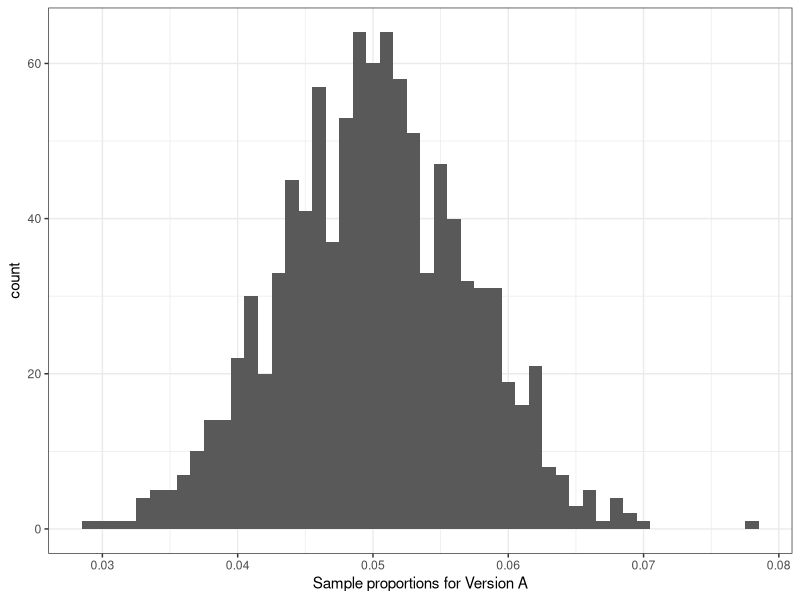
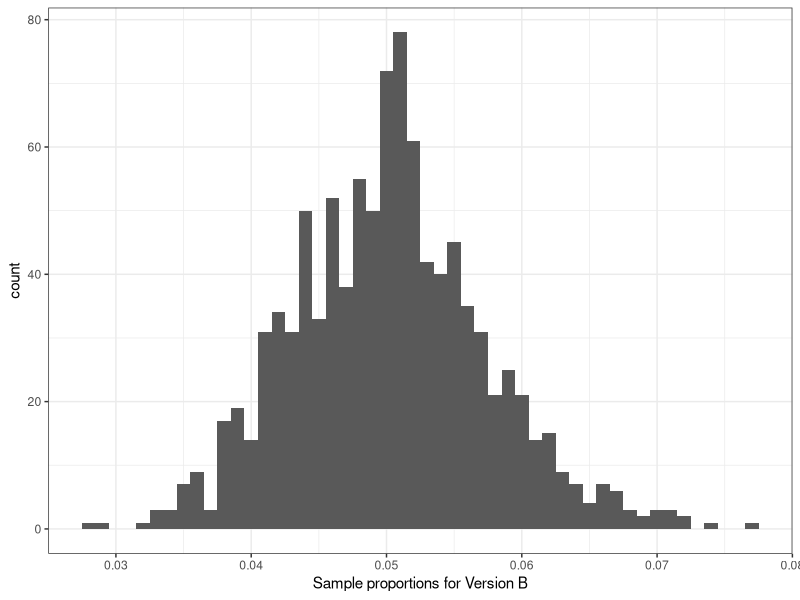

These figures' R source, in order:
## ---- chunk 1
knitr::opts_chunk$set(echo = TRUE)
## ---- chunk 2
library("tidyverse")
## ---- chunk 3
true_a <- 0.05
true_b <- 0.05
n_a <- 1000
n_b <- 1000
## ---- chunk 4
samp_a <- rbinom(n=1,size=n_a, prob=true_a)
samp_b <- rbinom(n=1,size=n_b,prob=true_b)#size is the number of times you run the process, the number of visitors to the webpage
#prob is the probability
#n
## ---- chunk 5
samp_a/n_a
## ---- chunk 6

## ---- chunk 7
m <- 1000
samp_a <- rbinom(n=m,size=n_a, prob=true_a)
samp_b <- rbinom(n=m,size=n_b,prob=true_b)
## ---- chunk 8
head(samp_a)
## ---- chunk 9
head(samp_b)
## ---- chunk 10
plot_data <- as_tibble(list(samp_a = samp_a/n_a, samp_b = samp_b/n_b))
plot_data %>% ggplot(aes(x = samp_a)) +
  geom_histogram(binwidth = .001) +
  xlab('Sample proportions for Version A') +
  theme_bw()
## ---- chunk 11
plot_data %>% ggplot(aes(x = samp_b)) +
  geom_histogram(binwidth = .001) +
  xlab('Sample proportions for Version B') +
  theme_bw()
## ---- chunk 12
#x=#of successes(converstions)
#n is size of sample
#p is our null hypothesis value
prop_test <- prop.test(x=50, n=1000, p=.1)
## ---- chunk 13
class(prop_test)
## ---- chunk 14
names(prop_test)
## ---- chunk 15
prop_test$p.value
## ---- chunk 16
samp_a <- rbinom(n=1, size = 1000, p=.05)
samp_b <- rbinom(n=1, size = 1000, p=.06)
samp_c <- rbinom(n=1, size = 1000, p=.07)
samp_c <- rbinom(n=1, size = 1000, p=.08)
## ---- chunk 17
samp_a
## ---- chunk 18
samp_b
## ---- chunk 19
samp_c
## ---- chunk 20
prop_test_05 <- prop.test(x=68, n=1000, p=0.05)
prop_test_06 <- prop.test(x=68, n=1000, p=0.06)
prop_test_07 <- prop.test(x=68, n=1000, p=0.07)
prop_test_08 <- prop.test(x=68, n=1000, p=0.08)
## ---- chunk 21
prop_test_05$p.value
## ---- chunk 22
prop_test_06$p.value
## ---- chunk 23
prop_test_07$p.value
## ---- chunk 24
prop_test_08$p.value
## ---- chunk 25
true_a <- .05
true_b <- .05
n_a <- 1000
n_b <- 1000
set.seed(10)
samp_a <- rbinom(n = 1, size = n_a, prob = true_a)
samp_b <- rbinom(n = 1, size = n_b, prob = true_b)
## ---- chunk 26
samp_a
## ---- chunk 27
samp_b
## ---- chunk 28
two_prop_test <- prop.test(c(samp_a, samp_b), c(1000, 1000))
two_prop_test$p.value
## ---- chunk 29
true_a <- .05
true_b <- .10
n_a <- 1000
n_b <- 1000
# this part will simulate how many conversions there are
# for our 1000 visitors, when we know the true conversion rates
# n = 1 because we only want one sample conversion rate
set.seed(10)#set the seed first to get the same random number
samp_a <- rbinom(n = 1, size = n_a, prob = true_a)
samp_b <- rbinom(n = 1, size = n_b, prob = true_b)
## ---- chunk 30
samp_a
## ---- chunk 31
samp_b
## ---- chunk 32
two_prop_test <- prop.test(c(samp_a, samp_b), c(1000, 1000))
two_prop_test$p.value
## ---- chunk 33
true_a <- .05
true_b <- .05
n_a <- 1000
n_b <- 1000
# this part will simulate how many conversions there are
# for our 1000 visitors, when we know the true conversion rates
# n = 1 because we only want one sample conversion rate
samp_a <- rbinom(n = 1, size = n_a, prob = true_a)
samp_b <- rbinom(n = 1, size = n_b, prob = true_b)
two_prop_test <- prop.test(c(samp_a, samp_b), c(1000, 1000))
two_prop_test$p.value
## ---- chunk 34

